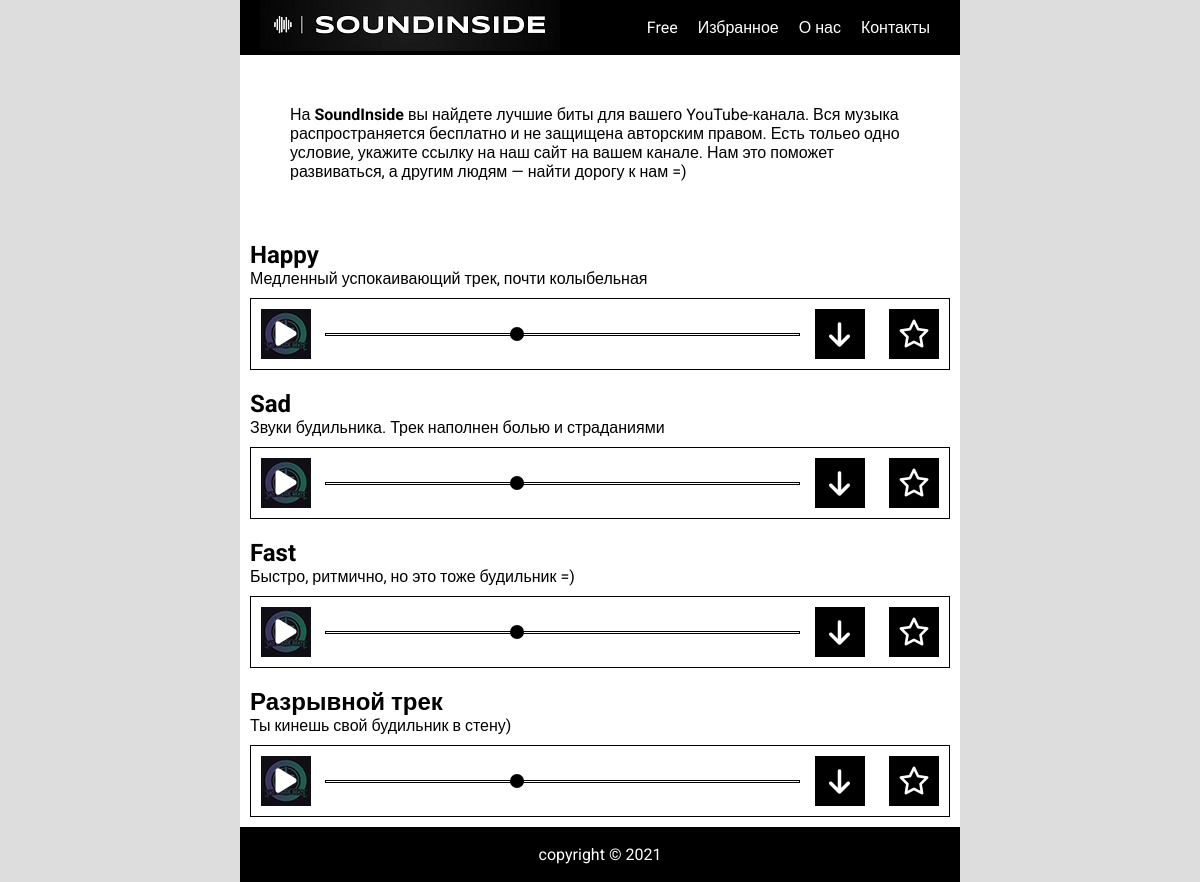
The page / on the database its author committed.
### tables this page shows
CREATE TABLE `bits` (
  `id` int(11) NOT NULL,
  `author` varchar(32) NOT NULL,
  `title` varchar(32) NOT NULL,
  `description` varchar(128) NOT NULL,
  `source` varchar(64) NOT NULL
);

### templates/content.php (the view, shortened to what this page needs)
<?php
    $db = mysqli_connect("localhost", "root", "", "soundinside") or die("ошибка подключения");
    $result = mysqli_query($db, "SELECT * FROM bits");
    while ($data = mysqli_fetch_assoc($result)):?>
        <div class="bit" id="<?= $data["id"]?>">
            <h2 class="bit__title"><?= $data["title"]?></h2>
            <p class="bit__description"><?= $data["description"]?></p>
            <div class="bit__player flex">
                <div class="bit__controls flex">
                    <img src="public/images/authors/<?= $data["author"]?>.jpg" alt="<?= $data["author"]?>" class="bit__album">
                    <button class="bit__play absolute"><i class="fas fa-play"></i></button>
                </div>
                <input type="range" name="" id="" class="bit__range" value="40">
                <div class="bit__controls flex">
                    <a href="public/files/audio/<?= $data["source"]?>" class="bit__link" download><i class="fas fa-arrow-down"></i></a>
                </div>
                <div class="bit__controls flex ml-10">
                    <form action=""><button class="bit__favorite absolute" formaction="addToFavorite.php" formmethod="post" name="favorite" value="<?= $data["id"]?>"><i class="far fa-star"></i></button></form>
                </div>
            </div>
        </div>
    <?php endwhile?>

### index.php (shortened to what this page needs)
<!DOCTYPE html>
<html lang="en">
<head>
    <link rel="stylesheet" href="public/css/main.css">
</head>
<body>
    <div class="container">
        <?php include_once "templates/header.php";?>
        <div class="content">
            <div class="content__description">
                На <b>SoundInside</b> вы найдете лучшие биты для вашего YouTube-канала. Вся музыка распространяется бесплатно и не защищена авторским правом. Есть тольео одно условие, укажите ссылку на наш сайт на вашем канале. Нам это поможет развиваться, а другим людям — найти дорогу к нам =)
            </div>
            <main class="content__bits">
                <?php include "templates/content.php";?>
            </main>
        </div>
        <?php include_once "templates/footer.php";?>
    </div>
</body>
</html>

### templates/header.php
<header class="header flex">
    <div class="header__logo">
        <a href="index.php"><img src="public/images/cache/logo.jpg" alt="logo"></a>
    </div>
    <nav class="navigation flex">
        <a href="" class="navigation__link">Free</a>
        <a href="favorite.php" class="navigation__link">Избранное</a>
        <a href="" class="navigation__link">О нас</a>
        <a href="" class="navigation__link">Контакты</a>
    </nav>
</header>

### templates/footer.php
<footer class="footer flex center">
    <div>copyright &copy; <?= Date("Y");?><div>
</footer>

### public/css/main.css (style rules this page uses)
* { margin: 0; padding: 0; box-sizing: border-box; font-family: 'Roboto', sans-serif; }
body { background-color: #ddd; }
.container { max-width: 720px; min-height: 100vh; margin: 0 auto; background-color: white; }
.absolute { position: absolute; }
.flex { display: flex; justify-content: space-between; align-items: center; }
.header { background-color: black; padding-left: 20px; padding-right: 20px; }
.navigation__link, .bit__link { display: block; padding: 10px; text-decoration: none; color: #fff; }
.content, .autentification, .registration { min-height: calc(100vh - 110px); }
.content__description { padding: 50px; }
.bit { padding: 10px; }
.bit__player { border: 1px solid #000; padding: 10px; margin-top: 10px; }
.bit__controls { width: 50px; height: 50px; background-color: #000; justify-content: center; position: relative; }
.bit__controls form { width: 100%; height: 100%; }
.bit__album { filter: brightness(50%); }
.bit__link, .fa-play, .fa-pause, .fa-star { color: #fff; font-size: 28px; cursor: pointer; }
.bit__play, .bit__pause, .bit__favorite { background-color: transparent; border: none; width: 100%; height: 100%; }
.ml-10 { margin-left: 10px; }
.bit__link { display: block; text-align: center; width: 100%; height: 100%; }
input[type=range] { width: 70%; margin: 5.5px 0; background-color: transparent; -webkit-appearance: none; }
.footer { background-color: #000; height: 55px; color: #fff; justify-content: center; }

### rows shown on the page
bits: title "Happy", description "Медленный успокаивающий трек, почти колыбельная", author (picture), $data["id"] 1 (drawn)
bits: title "Sad", description "Звуки будильника. Трек наполнен болью и страданиями", author (picture), $data["id"] 2 (drawn)
bits: title "Fast", description "Быстро, ритмично, но это тоже будильник =)", author (picture), $data["id"] 3 (drawn)
bits: title "Разрывной трек", description "Ты кинешь свой будильник в стену)", author (picture), $data["id"] 4 (drawn)

### other values the page prints
Date("Y") "2021"
